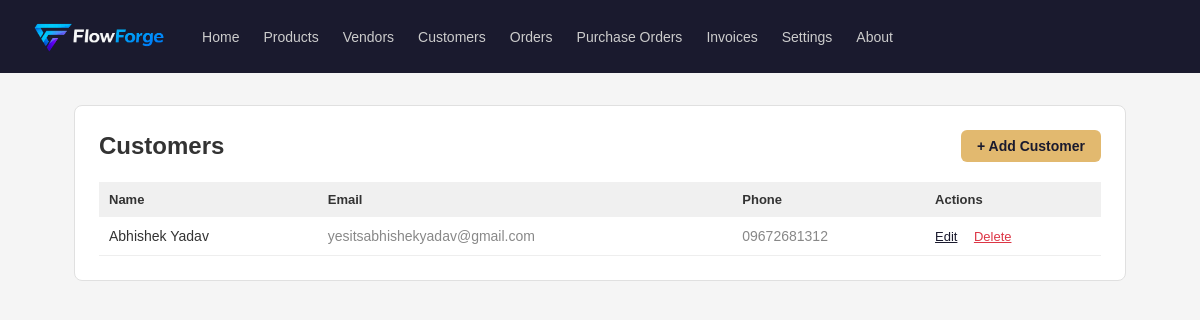
The page /customers on the database as committed earlier.
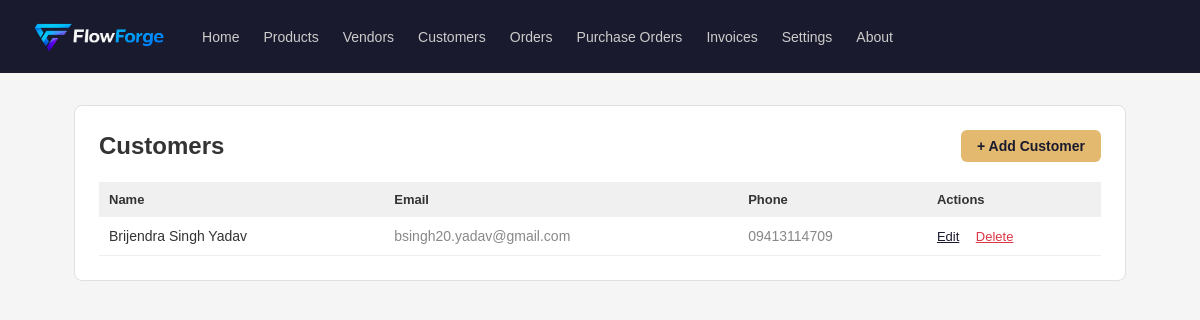
The same page on the database as committed later.
### tables this page shows
CREATE TABLE customers (
            id INTEGER PRIMARY KEY AUTOINCREMENT,
            name TEXT NOT NULL,
            email TEXT,
            phone TEXT,
            address TEXT
        );

### App.py (the view)
@app.route('/customers')
def customers_list():
    db = get_db()
    customers = db.execute('SELECT * FROM customers').fetchall()
    db.close()
    return render_template('customers/list.html', customers=customers)

### database.py (called while the page is built)
def get_db():
    conn = sqlite3.connect(DATABASE)
    conn.row_factory = sqlite3.Row
    return conn

### templates/customers/list.html (shortened to what this page needs)
{% extends "base.html" %}
{% block content %}
<div class="card">
    <div style="display: flex; justify-content: space-between; align-items: center;">
        <h2>Customers</h2>
        <a href="/customers/add" style="background: #e2b96f; color: #1a1a2e; padding: 8px 16px;
           border-radius: 6px; text-decoration: none; font-size: 14px; font-weight: 600;">
            + Add Customer
        </a>
    </div>
    <table style="width: 100%; border-collapse: collapse; margin-top: 20px;">
        <thead>
            <tr style="background: #f0f0f0;">
                <th style="padding: 10px; text-align: left; font-size: 13px;">Name</th>
                <th style="padding: 10px; text-align: left; font-size: 13px;">Email</th>
                <th style="padding: 10px; text-align: left; font-size: 13px;">Phone</th>
                <th style="padding: 10px; text-align: left; font-size: 13px;">Actions</th>
            </tr>
        </thead>
        <tbody>
            {% for customer in customers %}
            <tr style="border-bottom: 1px solid #eee;">
                <td style="padding: 10px; font-size: 14px;">{{ customer['name'] }}</td>
                <td style="padding: 10px; font-size: 14px; color: #888;">{{ customer['email'] or '—' }}</td>
                <td style="padding: 10px; font-size: 14px; color: #888;">{{ customer['phone'] or '—' }}</td>
                <td style="padding: 10px;">
                    <a href="/customers/edit/{{ customer['id'] }}"
                       style="font-size: 13px; color: #1a1a2e; margin-right: 12px;">Edit</a>
                    <a href="/customers/delete/{{ customer['id'] }}"
                       style="font-size: 13px; color: #dc3545;"
                       onclick="return confirm('Delete karna chahte ho?')">Delete</a>
                </td>
            </tr>
            {% else %}
            <tr>
                <td colspan="4" style="padding: 20px; text-align: center; color: #aaa; font-size: 14px;">
                    Koi customer nahi abhi. "+ Add Customer" click karo!
                </td>
            </tr>
            {% endfor %}
        </tbody>
    </table>
</div>
{% endblock %}

Rows that differ between the two databases and show on the page:
changed customers: name "Abhishek Yadav" → "Brijendra Singh Yadav"; email "yesitsabhishekyadav@gmail.com" → "bsingh20.yadav@gmail.com"; phone "09672681312" → "09413114709"
